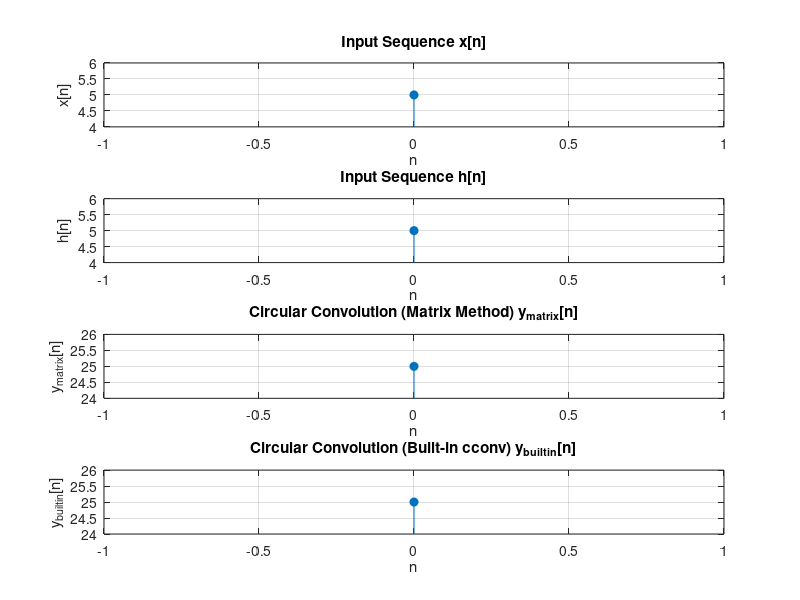

The MATLAB source for this figure:
% Circular Convolution using Matrix Method and Built-in Function

clc;
clf
close all;

% Input the sequences from the user
x = input('Enter the 1st sequence x[n] as a vector (e.g., [1, 2, 3, 4]): ');
h = input('Enter the 2nd sequence h[n] as a vector (e.g., [1, 2, 3, 4]): ');

% Length of sequences
N = max(length(x), length(h));

% Zero-pad sequences to the same length N
x = [x, zeros(1, N - length(x))];
h = [h, zeros(1, N - length(h))];

% Construct the circulant matrix for h
H = zeros(N, N);
for i = 1:N
    H(:, i) = circshift(h', i - 1); % Use column shifts to construct circulant matrix
end

% Perform the circular convolution using matrix method
y_matrix = H * x';

% Perform the circular convolution using built-in function
y_builtin = cconv(x, h, N);

% Display the results
disp('The circular convolution result using matrix method is: ');
disp(y_matrix');

disp('The circular convolution result using built-in cconv function is: ');
disp(y_builtin);

% Find the global y-limits across both results
min_y = min([y_matrix; y_builtin]) - 1;
max_y = max([y_matrix; y_builtin]) + 1;

% Plot the sequences and the circular convolution results
figure;
subplot(4, 1, 1);
stem(0:N-1, x, 'filled');
title('Input Sequence x[n]');
xlabel('n');
ylabel('x[n]');
grid on;
% Adjust y-axis limits
ylim([min(x)-1, max(x)+1]);

subplot(4, 1, 2);
stem(0:N-1, h, 'filled');
title('Input Sequence h[n]');
xlabel('n');
ylabel('h[n]');
grid on;
% Adjust y-axis limits
ylim([min(h)-1, max(h)+1]);

subplot(4, 1, 3);
stem(0:N-1, y_matrix, 'filled');
title('Circular Convolution (Matrix Method) y_{matrix}[n]');
xlabel('n');
ylabel('y_{matrix}[n]');
grid on;
% Adjust y-axis limits
ylim([min_y, max_y]);

subplot(4, 1, 4);
stem(0:N-1, y_builtin, 'filled');
title('Circular Convolution (Built-in cconv) y_{builtin}[n]');
xlabel('n');
ylabel('y_{builtin}[n]');
grid on;
% Adjust y-axis limits
ylim([min_y, max_y]);

%}
%{
% Circular Convolution using Matrix Method and Built-in Function
clc;
clf;
close all;

% Input the sequences from the user
x = input('Enter the first sequence x: ');
h = input('Enter the second sequence h: ');

% Length of sequences
N = max(length(x), length(h));

% Zero-pad sequences to the same length N
x = [x, zeros(1, N - length(x))];
h = [h, zeros(1, N - length(h))];

% Construct the circulant matrix for h
H = zeros(N, N);
for i = 1:N
    H(:, i) = circshift(h', i - 1); % Use column shifts to construct circulant matrix
end

% Perform the circular convolution using matrix method
y_matrix = H * x';

% Perform the circular convolution using built-in function
y_builtin = cconv(x, h, N);

% Display the results
disp('The circular convolution result using matrix method is: ');
disp(y_matrix');

disp('The circular convolution result using built-in cconv function is: ');
disp(y_builtin);

% Plot the sequences and the circular convolution results
figure;

% Plot the first input sequence
subplot(4, 1, 1);
stem(0:N-1, x, 'filled');
title('Input Sequence x[n]');
xlabel('n');
ylabel('x[n]');
grid on;

% Plot the second input sequence
subplot(4, 1, 2);
stem(0:N-1, h, 'filled');
title('Input Sequence h[n]');
xlabel('n');
ylabel('h[n]');
grid on;

% Find the global y-limits across both results
min_y = min([y_matrix; y_builtin]);
max_y = max([y_matrix; y_builtin]);

% Set the same y-limits for both result plots
subplot(4, 1, 3);
stem(0:N-1, y_matrix, 'filled');
title('Circular Convolution (Matrix Method) y_{matrix}[n]');
xlabel('n');
ylabel('y_{matrix}[n]');
ylim([min_y - 1, max_y + 1]); % Adjust y-axis limits
grid on;

subplot(4, 1, 4);
stem(0:N-1, y_builtin, 'filled');
title('Circular Convolution (Built-in cconv) y_{builtin}[n]');
xlabel('n');
ylabel('y_{builtin}[n]');
ylim([min_y - 1, max_y + 1]); % Adjust y-axis limits
grid on;

% Adjust the y-limits for the input sequences as well
subplot(4, 1, 1);
ylim([min(x) - 1, max(x) + 1]);

subplot(4, 1, 2);
ylim([min(h) - 1, max(h) + 1]);


clc;
clf;
close all;
% Input the sequences
x = input('Enter the 1st sequence x[n] as a vector (e.g., [1, 2, 3, 4]): ');
h = input('Enter the 2nd sequence h[n] as a vector (e.g., [1, 2, 3, 4]): ');

% Length of sequences
N = max(length(x), length(h));

% Zero-pad sequences to the same length N
x = [x, zeros(1, N - length(x))];
h = [h, zeros(1, N - length(h))];

% Construct the circulant matrix for h
H = zeros(N, N);
for i = 1:N
    H(:, i) = circshift(h', i - 1); 
end

% Perform the circular convolution using matrix method
y_matrix = H * x';

% Perform the circular convolution using built-in function
y_builtin = cconv(x, h, N);

% Display the results
disp('The circular convolution result using matrix method is: ');
disp(y_matrix');

disp('The circular convolution result using built-in cconv function is: ');
disp(y_builtin);

% Find the global y-limits across both results
y_matrix_row = y_matrix';
min_y = min([y_matrix_row, y_builtin]);
max_y = max([y_matrix_row, y_builtin]);

% Plot of x[n]
subplot(2, 2, 1);
stem(0:N-1, x, 'filled', 'LineWidth', 2);
title('Input Sequence x[n]');
xlabel('n');
ylabel('x[n]');
grid on;
% Adjust y-axis limits
ylim([min(x) - 1, max(x) + 1]);

% Plot of h[n]
subplot(2, 2, 2);
stem(0:N-1, h, 'filled', 'LineWidth', 2);
title('Input Sequence h[n]');
xlabel('n');
ylabel('h[n]');
grid on;
% Adjust y-axis limits
ylim([min(h) - 1, max(h) + 1]);
% plot of circular convolution using matrix method
subplot(2, 2, 3);
stem(0:N-1, y_matrix, 'filled', 'LineWidth', 2);
title('Circular Convolution (Matrix Method) y_{matrix}[n]');
xlabel('n');
ylabel('y_{matrix}[n]');
grid on;
% Adjust y-axis limits
ylim([min_y - 10, max_y + 10]);
 
% plot of circular convolution using built-in function
subplot(2, 2, 4);
stem(0:N-1, y_builtin, 'filled', 'LineWidth', 2);
title('Circular Convolution (Built-in cconv) y_{builtin}[n]');
xlabel('n');
ylabel('y_{builtin}[n]');
grid on;
% Adjust y-axis limits
ylim([min_y - 10, max_y + 10]);
%}